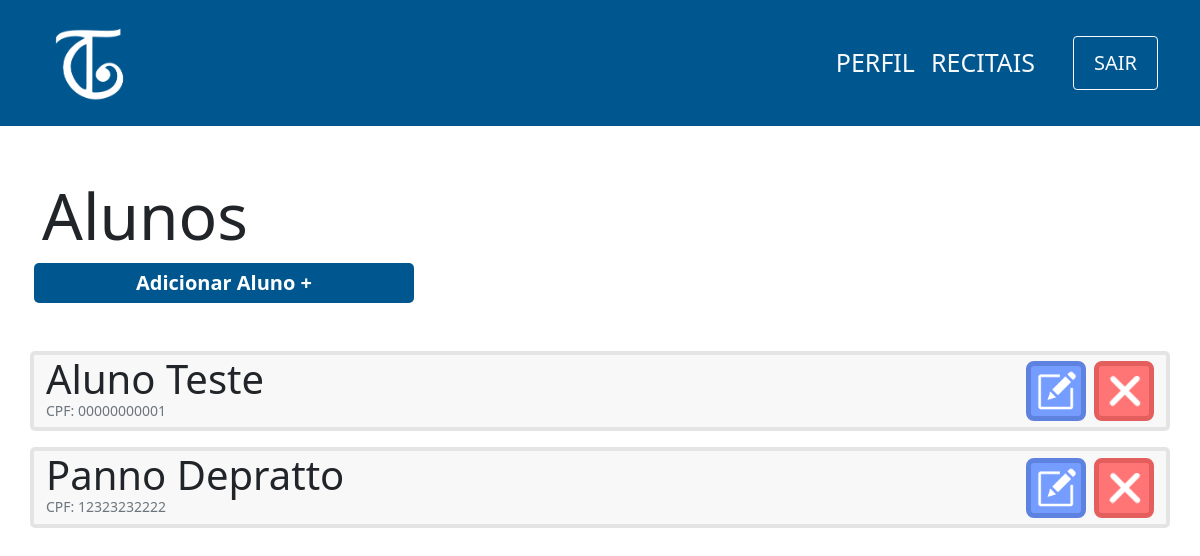
Screenshot of /view/aluno/index.php with the database file from the repository.
### tables this page shows
CREATE TABLE aluno(
                id INTEGER PRIMARY KEY,
                cpf varchar(11) not null,
                nome varchar(100) not null,
                username varchar(100) not null,
                responsavel varchar(100),
                data_nasc date not null,
                senha varchar(100) not null,
                email varchar(100) not null                    
            );

### controller/aluno/index.php (called while the page is built)
<?php
    require '../../db/connection.php';
    try {
        $sql=$db->prepare('SELECT nome,id,cpf FROM aluno');
        $sql->execute();
        $alunos=$sql->fetchAll(PDO::FETCH_ASSOC);
    } catch (PDOException $e) {
        echo 'Erro ao executar comando no banco de dados: ' . $e->getMessage();
        exit();
    }

### view/aluno/index.php (the view, shortened to what this page needs)
<?php
    include '../../layouts/navbar.php';
    include '../../controller/aluno/index.php';
?>
<div class="container">
    <div class="row mt-5">
        <h1 class="mt-1 display-3">Alunos</h1>
        <span class="btn-principal col-md-4 col-sm-12 mx-1 text-center mb-5">
            <a href="cadastro.php">Adicionar Aluno +</a>
        </span>
        <?php
            foreach($alunos as $aluno){
                echo'
                    <div class="col-12 card d-flex flex-row mb-3 justify-content-between">
                        <div class="d-flex flex-column">
                            <p class="m-0 display-6">'.$aluno['nome'].'
                            </p>
                            <p class="m-0 text-muted display-3 mb-2" style="font-size:14px">CPF:
                                '.$aluno['cpf'].'
                            </p>
                        </div>
                        <div class="d-flex align-items-center">
                            <button onclick="location.href=\'edit.php?id='.$aluno['id'].'\';" class="btn-editar mx-2">
                                <img src="../../images/edit-icon.png" width=40px>
                            </button>
                            <button class="btn-remover">
                                <img src="../../images/delete-icon.png" width=40px>
                            </button>
                        </div>
                    </div>';
            }
        ?>
    </div>
</div>

### layouts/header.php (shortened to what this page needs)
<?php
    echo'   <!doctype html>
    <html lang="pt-br">
      <head>
        <meta charset="utf-8">
        <meta name="viewport" content="width=device-width, initial-scale=1">
        <link href="https://cdn.jsdelivr.net/npm/bootstrap@5.1.3/dist/css/bootstrap.min.css" rel="stylesheet">
        <script src="https://cdn.jsdelivr.net/npm/bootstrap@5.1.3/dist/js/bootstrap.bundle.min.js"></script>
        <link href="http://fonts.googleapis.com/css?family=Roboto" rel="stylesheet" type="text/css">
        <link href="../../css/style.css" rel="stylesheet" type="text/css">
        <title>Toque Cultural</title>
    </head>
    <style>
        .azul-cultural{
            background-color: #005790;
        }
        .nav-link{
            font-size: 25px;
            font-weight: 300;
        }
        .nav-link:hover{
            text-decoration: underline;
            background-color: #004a7c;
        }
        .active{
            font-weight: 600 !important;
        }
    </style>
    <body>';
?>

### layouts/navbar.php (shortened to what this page needs)
<?php
    include 'header.php';
    echo('
    <nav class="navbar navbar-expand-lg navbar-light azul-cultural">
        <div class="container d-flex flex-md-row flex-sm-column">
            <a class="navbar-brand" href="#"><img src="../../images/logo-2-branco.png" width="100px"></a>
            <div class="justify-content-md-right justify-content-sm-center">
                <button class="navbar-toggler text-white" type="btn-secundario" data-bs-toggle="collapse" data-bs-target="#navbarSupportedContent" aria-controls="navbarSupportedContent" aria-expanded="false" aria-label="Toggle navigation">
                    <span class="navbar-toggler-icon"></span>
                </button>
                <div class="collapse navbar-collapse align-right" id="navbarSupportedContent">
                    <ul class="navbar-nav mr-auto mt-2 mt-lg-0">');
                    echo('
                        <li class="nav-item">
                            <a class="nav-link text-light" href="#" id="nav-perfil">PERFIL</a>
                        </li>
                        <li class="nav-item" style="margin-right: 30px;">
                            <a class="nav-link text-light" href="#" id="nav-recitais">RECITAIS</a>
                        </li>
                        <form action="../../controller/login/logout.php" method="POST">
                            <input type="submit" class="btn btn-outline-light mt-auto " style="font-size: 20px; height: 100%; padding: 0px 20px;" value="SAIR">
                        </form>
                    </ul>
                </div>
            </div>
        </div>
      </nav>
      ');
?>

### css/style.css (style rules this page uses)
a { text-decoration: none; color:white; }
.btn-principal { background-color: #005790; color:white; padding: 5px 25px; font-weight: 600; font-size:20px; border:none; border-radius:5px; cursor: pointer; text-decoration: none; }
.card { background-color:#F8F8F8; border: 4px solid #E4E4E4; border-radius: 5px; }
.btn-editar { background-color:#759CFF; border: 5px solid #5E82DF; color:white; border-radius:8px; width:60px; height:60px; cursor: pointer; }
.btn-remover { background-color:#FF7575; border: 5px solid #E55E5E; color:white; border-radius:8px; width:60px; height:60px; cursor: pointer; }

### layouts/header.php (style rules this page uses)
.azul-cultural { background-color: #005790; }
.nav-link { font-size: 25px; font-weight: 300; }

### rows the page displays
aluno: nome "Aluno Teste", cpf "00000000001"
aluno: nome "Panno Depratto", cpf "12323232222"
